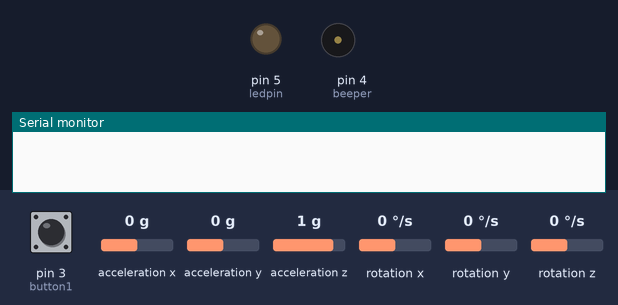
Simulated run of this sketch. Board: Arduino Uno, built with avr-gcc and run on an emulated ATmega328P. Shown: output pins drawn as LEDs (lit = HIGH), buzzer (waves = sounding), the last lines printed to the serial monitor. Wiring (inferred from the names in the program): MPU-6050 motion sensor at I2C address 0x68. The inputs (shaded band) are chosen by the test bench; at power-on: acceleration z 1 g, acceleration x 0 g, pin 3 (button1) HIGH, acceleration y 0 g, rotation x 0 °/s, rotation y 0 °/s, rotation z 0 °/s.

Above: at 1.2 s.
1.3 s: acceleration z set to 1.4 g
At 2.03 s:
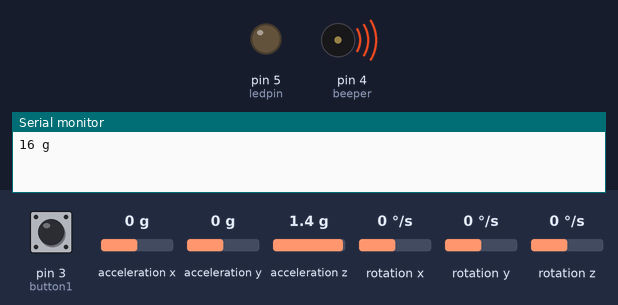
3.5 s: acceleration x set to -0.8 g
5.0 s: acceleration x set to -1.1 g
At 6.0 s:
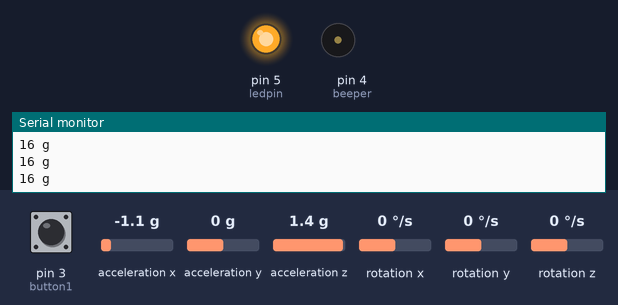
6.6 s: pin 3 (button1) pulled LOW for 0.15 s
At 7.1 s:
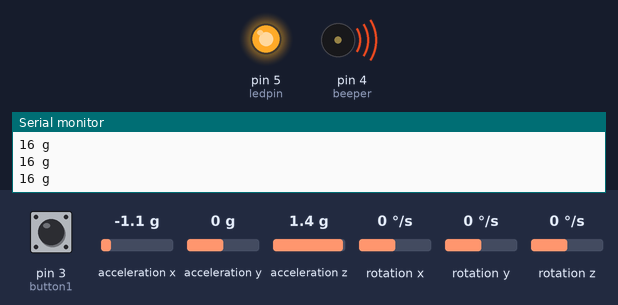
8.7 s: pin 3 (button1) pulled LOW for 3.2 s
At 13.6 s:
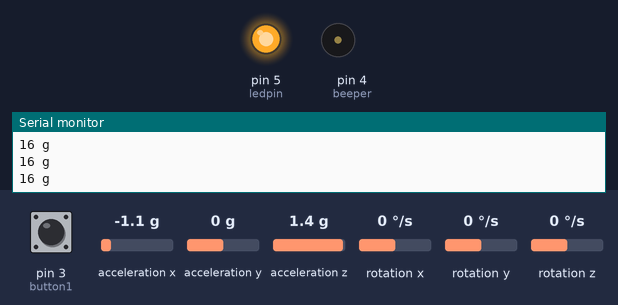
13.9 s: acceleration x set to 0 g
At 14.5 s:
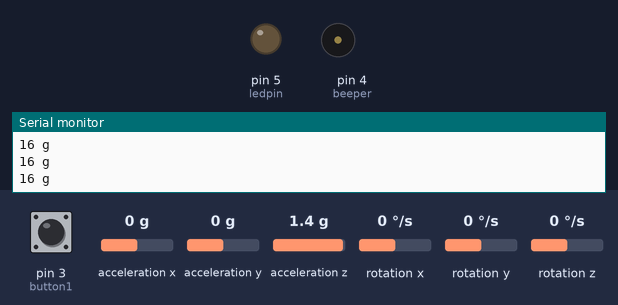
Timing chart, 0 to 16.4 s (numbered marks = the images above; inputs shaded):
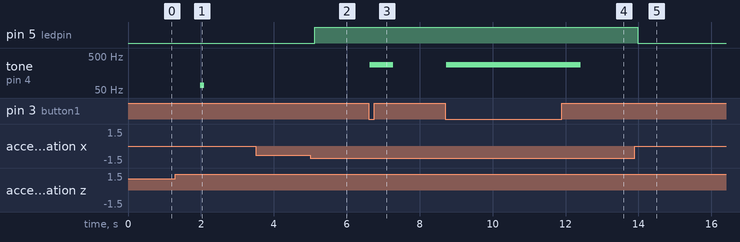

The sketch:

bounceback.ino
```cpp
//bounceback
//BY JACQUELINE RADDING
// Bounce Back is a wireless device that detects a fall or pressed emergency button and sends the recent fall data to a bluetooth connected device.
#include <SoftwareSerial.h> // bluetooth serial reading

SoftwareSerial BTserial(10, 11); // RX | TX for bluetooth


#include <Wire.h> // library to help read acceleration data
#include <MPU6050.h> // library for acceleration sensor

MPU6050 mpu; // this is the accelerometer


#include <Wire.h>
const int MPU_addr = 0x68; // I2C address of the MPU-6050
int16_t AcX, AcY, AcZ, Tmp, GyX, GyY, GyZ; // the gathered accel
float ax = 0, ay = 0, az = 0, gx = 0, gy = 0, gz = 0; // the calculated accel
int ledpin = 5;
int recentf = 0; // this variable will indicate a recent fall, and is set to zero b/c a fall has not occured
boolean fall = false; //stores if a fall has occurred
int emerg = 0; //indicates if button was pressed
int potpin = A0; // this will detect the PWM on the potentiometer
int beeper = 4; // this is the beeper pin that will go off when fall occurs
int val; // this will be the analog pot value that will decide tone of beeper

int fallcount = 0; // this will be the time/ fall counter

int button1 = 3; // emergency button

void setup() {
  //pinMode(13, OUTPUT); // this is supplyon 5v to transmitter

  pinMode(ledpin, OUTPUT); //led pin is an output if device is on
  pinMode(button1, INPUT_PULLUP); //sets to button input pullup
  Wire.begin(); // begins the MPU
  Wire.beginTransmission(MPU_addr); // gets ready to recieve data
  Wire.write(0x6B);  // PWR_MGMT_1 register
  Wire.write(0);     // set to zero to start accel
  Wire.endTransmission(true); // wireless tranmission just in case
  Serial.begin(9600); // for debug
  BTserial.begin(9600); // for bluetooth device
  attachInterrupt(digitalPinToInterrupt(button1), button, LOW); // interupt button 1 and sends emergency fall alert infinitely
  // button interupt for emergency fall button


}


// make switch cases for triggers for fall
void loop() {


  //digitalWrite(13,HIGH); // turns on tranmitter
  mpu_read(); // reads accel

  // values may be different for you
  mpu_val(); // computes accel


  // calculating Amplitute vector for 3 axis
  float Raw_AM = pow(pow(ax, 2) + pow(ay, 2) + pow(az, 2), 0.5); // this is the total mangitude of acceleration
  int AM = (Raw_AM * 10) - 2; // get this value to the four values I want for my switch case (2,4,8,16)
  // it by for using if else conditions

  //sendonline(); // reference from jarzebski https://github.com/jarzebski/Arduino-MPU6050/blob/master/MPU6050_free_fall/MPU6050_free_fall.ino
  switch (AM) // determines the severity of the fall
  {
    case 16:            Serial.println("16 g"); fall = true; break; //this is the fall threshold of the magnitude of acceleration send fall
    case 8:             Serial.println("8 g"); fall = false; break; // this value is not enough to be considered a hard fall
    case 4:             Serial.println("4 g"); fall = false; break; // this value is not enough to be considered a hard fall
    case 2:             Serial.println("2 g"); fall = false; break;// this value is not enough to be considered a hard fall
  }


  if (fall == true) {
    for (int i = 0; i < 3; i++) { // counting loop makes sure person does or does not get up
      int newax = ax; // new value has a greater acceleration on the x-asic
      mpu_read(); // reads accel
      mpu_val(); // calc accel
      digitalWrite(ledpin, HIGH); // led indicates fall movement
      if (newax > ax) { // if person does get up
        fallcount = fallcount + 1; // counts the acceleration threshold hits
        digitalWrite(ledpin, LOW); //turns off LED if no fall is detected
        // sendfall();
        delay(200); // fall data within .2 seconds so they have time to get up

      }
      if (fallcount == 3) { // if person does not get up
        int var = analogRead(potpin);
        sendfall(); // sends emergency response if person does not get up
        //Mapping the Values between 0 to 255 because we can give output
        //from 0 -255 using the analogwrite funtion
        int tonemap = map(var, 0, 1023, 40, 100); // tone is based on the potenitometer so it can warn the workers if there is a fall
        sendfall();
        tone(beeper, tonemap, 100); // sends a tone
        recentf = recentf + 1; // adds to recent falls

      }

    }
  }


  else {
    digitalWrite(ledpin, LOW); //turns off LED if no fall is detected
    // turns off beeper once fall stops
    fallcount = 0;  // resets fall counter

    sendonline(); // if no recent fall, send fall-free status
    noTone(beeper); // turns off beeper once fall stops
    digitalWrite(ledpin, LOW); //turns off LED if no fall is detected


  }
  while (recentf >= 10) { // if the 10 less severe fall counter threshold is exceeded, infinitely send emergency reading
    sendfall();

  }

  delay(100);

}


void sendfall() { // sends fall alert
  // recentf = 1; // this variable will tell the user if there has been a fall that was missed
  BTserial.print("1234"); // this is the device #

  BTserial.print(",");


  BTserial.print("FALL"); // indicates fall
  BTserial.print(",");
  BTserial.print("EMERG"); // indicates fall
  BTserial.print(",");
  BTserial.print(recentf); // fall count that has happened

  BTserial.print(";");
  //fallcount = fallcount +1;
  //message to the receiving device

  delay(20);
}


void sendonline() { // sends fall alert
  // recentf = 1; // this variable will tell the user if there has been a fall that was missed
  BTserial.print("1234"); // this is the device #

  BTserial.print(",");


  BTserial.print("NORMAL"); // indicates fall
  BTserial.print(",");
  BTserial.print("NORMAL"); // indicates fall
  BTserial.print(",");
  BTserial.print(recentf); // fall has happened

  BTserial.print(";");
  //fallcount = fallcount +1;
  //message to the receiving device

  delay(20);
}


void button() { // button action

  BTserial.print("1234"); // this is the device #

  BTserial.print(",");


  BTserial.print("FALL"); // indicates fall
  BTserial.print(",");
  BTserial.print("EMERG"); // indicates fall
  BTserial.print(",");
  BTserial.print("BUTTON"); // fall has happened

  BTserial.print(";");
  //fallcount = fallcount +1;
  //message to the receiving device
  tone(beeper, 275 , 500); // sends a tone
  delay(20);

}


void mpu_read() { // this reads the acceleration values
  Wire.beginTransmission(MPU_addr);
  Wire.write(0x3B);  // starting with register 0x3B (ACCEL_XOUT_H)
  Wire.endTransmission(false);
  Wire.requestFrom(MPU_addr, 14, true); // request a total of 14 registers
  AcX = Wire.read() << 8 | Wire.read(); // 0x3B (ACCEL_XOUT_H) & 0x3C (ACCEL_XOUT_L)
  AcY = Wire.read() << 8 | Wire.read(); // 0x3D (ACCEL_YOUT_H) & 0x3E (ACCEL_YOUT_L)
  AcZ = Wire.read() << 8 | Wire.read(); // 0x3F (ACCEL_ZOUT_H) & 0x40 (ACCEL_ZOUT_L)
  Tmp = Wire.read() << 8 | Wire.read(); // 0x41 (TEMP_OUT_H) & 0x42 (TEMP_OUT_L)
  GyX = Wire.read() << 8 | Wire.read(); // 0x43 (GYRO_XOUT_H) & 0x44 (GYRO_XOUT_L)
  GyY = Wire.read() << 8 | Wire.read(); // 0x45 (GYRO_YOUT_H) & 0x46 (GYRO_YOUT_L)
  GyZ = Wire.read() << 8 | Wire.read(); // 0x47 (GYRO_ZOUT_H) & 0x48 (GYRO_ZOUT_L)
}
int mpu_val() { // this calculates acceleration values
  ax = (AcX - 16588) / 16384.00; // calibration of acceleration I got to fit my accelerometer to make values 0 at start
  ay = (AcY + 4) / 16384.00;
  az = (AcZ + 1988) / 16384.00;

  gx = (GyX + 3352) / 131.07;
  gy = (GyY - 100) / 131.07;
  gz = (GyZ + 50) / 131.07;
}
```

Measured:
- the behaviour switches between -0.9 and -1 g on acceleration x (found by bisection; images 1 and 2)
- after the input at 1.3 s, tone on pin 4 (beeper): silent → 70 Hz after 0.69 s, → silent 0.10 s later
- after the input at 5.0 s, pin 5 (ledpin): LOW → HIGH after 0.13 s
- after the input at 6.6 s, tone on pin 4 (beeper): silent → 275 Hz at once, → silent 0.65 s later
- after the input at 8.7 s, tone on pin 4 (beeper): silent → 275 Hz at once, → silent 3.7 s later
- after the input at 13.9 s, pin 5 (ledpin): HIGH → LOW after 0.08 s
